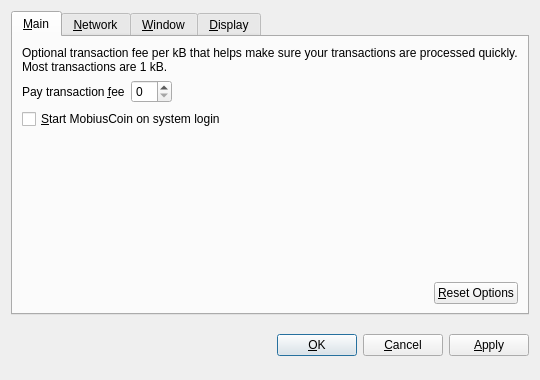
<?xml version="1.0" encoding="UTF-8"?>
<ui version="4.0">
 <class>OptionsDialog</class>
 <widget class="QDialog" name="OptionsDialog">
  <property name="geometry">
   <rect>
    <x>0</x>
    <y>0</y>
    <width>540</width>
    <height>380</height>
   </rect>
  </property>
  <property name="windowTitle">
   <string>Options</string>
  </property>
  <property name="modal">
   <bool>true</bool>
  </property>
  <layout class="QVBoxLayout" name="verticalLayout">
   <item>
    <widget class="QTabWidget" name="tabWidget">
     <property name="tabPosition">
      <enum>QTabWidget::North</enum>
     </property>
     <property name="currentIndex">
      <number>0</number>
     </property>
     <widget class="QWidget" name="tabMain">
      <attribute name="title">
       <string>&amp;Main</string>
      </attribute>
      <layout class="QVBoxLayout" name="verticalLayout_Main">
       <item>
        <widget class="QLabel" name="transactionFeeInfoLabel">
         <property name="text">
          <string>Optional transaction fee per kB that helps make sure your transactions are processed quickly. Most transactions are 1 kB.</string>
         </property>
         <property name="textFormat">
          <enum>Qt::PlainText</enum>
         </property>
         <property name="wordWrap">
          <bool>true</bool>
         </property>
        </widget>
       </item>
       <item>
        <layout class="QHBoxLayout" name="horizontalLayout_1_Main">
         <item>
          <widget class="QLabel" name="transactionFeeLabel">
           <property name="text">
            <string>Pay transaction &amp;fee</string>
           </property>
           <property name="textFormat">
            <enum>Qt::PlainText</enum>
           </property>
           <property name="buddy">
            <cstring>transactionFee</cstring>
           </property>
          </widget>
         </item>
         <item>
          <widget class="BitcoinAmountField" name="transactionFee"/>
         </item>
         <item>
          <spacer name="horizontalSpacer_1_Main">
           <property name="orientation">
            <enum>Qt::Horizontal</enum>
           </property>
           <property name="sizeHint" stdset="0">
            <size>
             <width>40</width>
             <height>20</height>
            </size>
           </property>
          </spacer>
         </item>
        </layout>
       </item>
       <item>
        <widget class="QCheckBox" name="bitcoinAtStartup">
         <property name="toolTip">
          <string>Automatically start MobiusCoin after logging in to the system.</string>
         </property>
         <property name="text">
          <string>&amp;Start MobiusCoin on system login</string>
         </property>
        </widget>
       </item>
       <item>
        <spacer name="verticalSpacer_Main">
         <property name="orientation">
          <enum>Qt::Vertical</enum>
         </property>
         <property name="sizeHint" stdset="0">
          <size>
           <width>20</width>
           <height>40</height>
          </size>
         </property>
        </spacer>
       </item>
       <item>
        <layout class="QHBoxLayout" name="horizontalLayout_2_Main">
         <item>
          <spacer name="horizontalSpacer_2_Main">
           <property name="orientation">
            <enum>Qt::Horizontal</enum>
           </property>
           <property name="sizeHint" stdset="0">
            <size>
             <width>40</width>
             <height>20</height>
            </size>
           </property>
          </spacer>
         </item>
         <item>
          <widget class="QPushButton" name="resetButton">
           <property name="toolTip">
            <string>Reset all client options to default.</string>
           </property>
           <property name="text">
            <string>&amp;Reset Options</string>
           </property>
           <property name="autoDefault">
            <bool>false</bool>
           </property>
          </widget>
         </item>
        </layout>
       </item>
      </layout>
     </widget>
     <widget class="QWidget" name="tabNetwork">
      <attribute name="title">
       <string>&amp;Network</string>
      </attribute>
      <layout class="QVBoxLayout" name="verticalLayout_Network">
       <item>
        <widget class="QCheckBox" name="mapPortUpnp">
         <property name="toolTip">
          <string>Automatically open the MobiusCoin client port on the router. This only works when your router supports UPnP and it is enabled.</string>
         </property>
         <property name="text">
          <string>Map port using &amp;UPnP</string>
         </property>
        </widget>
       </item>
       <item>
        <widget class="QCheckBox" name="connectSocks">
         <property name="toolTip">
          <string>Connect to the MobiusCoin network through a SOCKS proxy (e.g. when connecting through Tor).</string>
         </property>
         <property name="text">
          <string>&amp;Connect through SOCKS proxy:</string>
         </property>
        </widget>
       </item>
       <item>
        <layout class="QHBoxLayout" name="horizontalLayout_Network">
         <item>
          <widget class="QLabel" name="proxyIpLabel">
           <property name="text">
            <string>Proxy &amp;IP:</string>
           </property>
           <property name="textFormat">
            <enum>Qt::PlainText</enum>
           </property>
           <property name="buddy">
            <cstring>proxyIp</cstring>
           </property>
          </widget>
         </item>
         <item>
          <widget class="QValidatedLineEdit" name="proxyIp">
           <property name="maximumSize">
            <size>
             <width>140</width>
             <height>16777215</height>
            </size>
           </property>
           <property name="toolTip">
            <string>IP address of the proxy (e.g. 127.0.0.1)</string>
           </property>
          </widget>
         </item>
         <item>
          <widget class="QLabel" name="proxyPortLabel">
           <property name="text">
            <string>&amp;Port:</string>
           </property>
           <property name="textFormat">
            <enum>Qt::PlainText</enum>
           </property>
           <property name="buddy">
            <cstring>proxyPort</cstring>
           </property>
          </widget>
         </item>
         <item>
          <widget class="QLineEdit" name="proxyPort">
           <property name="maximumSize">
            <size>
             <width>55</width>
             <height>16777215</height>
            </size>
           </property>
           <property name="toolTip">
            <string>Port of the proxy (e.g. 9050)</string>
           </property>
          </widget>
         </item>
         <item>
          <widget class="QLabel" name="socksVersionLabel">
           <property name="text">
            <string>SOCKS &amp;Version:</string>
           </property>
           <property name="textFormat">
            <enum>Qt::PlainText</enum>
           </property>
           <property name="buddy">
            <cstring>socksVersion</cstring>
           </property>
          </widget>
         </item>
         <item>
          <widget class="QValueComboBox" name="socksVersion">
           <property name="toolTip">
            <string>SOCKS version of the proxy (e.g. 5)</string>
           </property>
          </widget>
         </item>
         <item>
          <spacer name="horizontalSpacer_Network">
           <property name="orientation">
            <enum>Qt::Horizontal</enum>
           </property>
           <property name="sizeHint" stdset="0">
            <size>
             <width>40</width>
             <height>20</height>
            </size>
           </property>
          </spacer>
         </item>
        </layout>
       </item>
       <item>
        <spacer name="verticalSpacer_Network">
         <property name="orientation">
          <enum>Qt::Vertical</enum>
         </property>
         <property name="sizeHint" stdset="0">
          <size>
           <width>20</width>
           <height>40</height>
          </size>
         </property>
        </spacer>
       </item>
      </layout>
     </widget>
     <widget class="QWidget" name="tabWindow">
      <attribute name="title">
       <string>&amp;Window</string>
      </attribute>
      <layout class="QVBoxLayout" name="verticalLayout_Window">
       <item>
        <widget class="QCheckBox" name="minimizeToTray">
         <property name="toolTip">
          <string>Show only a tray icon after minimizing the window.</string>
         </property>
         <property name="text">
          <string>&amp;Minimize to the tray instead of the taskbar</string>
         </property>
        </widget>
       </item>
       <item>
        <widget class="QCheckBox" name="minimizeOnClose">
         <property name="toolTip">
          <string>Minimize instead of exit the application when the window is closed. When this option is enabled, the application will be closed only after selecting Quit in the menu.</string>
         </property>
         <property name="text">
          <string>M&amp;inimize on close</string>
         </property>
        </widget>
       </item>
       <item>
        <spacer name="verticalSpacer_Window">
         <property name="orientation">
          <enum>Qt::Vertical</enum>
         </property>
         <property name="sizeHint" stdset="0">
          <size>
           <width>20</width>
           <height>40</height>
          </size>
         </property>
        </spacer>
       </item>
      </layout>
     </widget>
     <widget class="QWidget" name="tabDisplay">
      <attribute name="title">
       <string>&amp;Display</string>
      </attribute>
      <layout class="QVBoxLayout" name="verticalLayout_Display">
       <item>
        <layout class="QHBoxLayout" name="horizontalLayout_1_Display">
         <item>
          <widget class="QLabel" name="langLabel">
           <property name="text">
            <string>User Interface &amp;language:</string>
           </property>
           <property name="textFormat">
            <enum>Qt::PlainText</enum>
           </property>
           <property name="buddy">
            <cstring>lang</cstring>
           </property>
          </widget>
         </item>
         <item>
          <widget class="QValueComboBox" name="lang">
           <property name="toolTip">
            <string>The user interface language can be set here. This setting will take effect after restarting MobiusCoin.</string>
           </property>
          </widget>
         </item>
        </layout>
       </item>
       <item>
        <layout class="QHBoxLayout" name="horizontalLayout_2_Display">
         <item>
          <widget class="QLabel" name="unitLabel">
           <property name="text">
            <string>&amp;Unit to show amounts in:</string>
           </property>
           <property name="textFormat">
            <enum>Qt::PlainText</enum>
           </property>
           <property name="buddy">
            <cstring>unit</cstring>
           </property>
          </widget>
         </item>
         <item>
          <widget class="QValueComboBox" name="unit">
           <property name="toolTip">
            <string>Choose the default subdivision unit to show in the interface and when sending coins.</string>
           </property>
          </widget>
         </item>
        </layout>
       </item>
       <item>
        <widget class="QCheckBox" name="displayAddresses">
         <property name="toolTip">
          <string>Whether to show MobiusCoin addresses in the transaction list or not.</string>
         </property>
         <property name="text">
          <string>&amp;Display addresses in transaction list</string>
         </property>
        </widget>
       </item>
       <item>
        <spacer name="verticalSpacer_Display">
         <property name="orientation">
          <enum>Qt::Vertical</enum>
         </property>
         <property name="sizeHint" stdset="0">
          <size>
           <width>20</width>
           <height>40</height>
          </size>
         </property>
        </spacer>
       </item>
      </layout>
     </widget>
    </widget>
   </item>
   <item>
    <layout class="QHBoxLayout" name="horizontalLayout_Buttons">
     <item>
      <spacer name="horizontalSpacer_1">
       <property name="orientation">
        <enum>Qt::Horizontal</enum>
       </property>
       <property name="sizeHint" stdset="0">
        <size>
         <width>40</width>
         <height>48</height>
        </size>
       </property>
      </spacer>
     </item>
     <item>
      <widget class="QLabel" name="statusLabel">
       <property name="font">
        <font>
         <weight>75</weight>
         <bold>true</bold>
        </font>
       </property>
       <property name="text">
        <string/>
       </property>
       <property name="textFormat">
        <enum>Qt::PlainText</enum>
       </property>
       <property name="wordWrap">
        <bool>true</bool>
       </property>
      </widget>
     </item>
     <item>
      <spacer name="horizontalSpacer_2">
       <property name="orientation">
        <enum>Qt::Horizontal</enum>
       </property>
       <property name="sizeHint" stdset="0">
        <size>
         <width>40</width>
         <height>48</height>
        </size>
       </property>
      </spacer>
     </item>
     <item>
      <widget class="QPushButton" name="okButton">
       <property name="text">
        <string>&amp;OK</string>
       </property>
      </widget>
     </item>
     <item>
      <widget class="QPushButton" name="cancelButton">
       <property name="text">
        <string>&amp;Cancel</string>
       </property>
       <property name="autoDefault">
        <bool>false</bool>
       </property>
      </widget>
     </item>
     <item>
      <widget class="QPushButton" name="applyButton">
       <property name="text">
        <string>&amp;Apply</string>
       </property>
       <property name="autoDefault">
        <bool>false</bool>
       </property>
      </widget>
     </item>
    </layout>
   </item>
  </layout>
 </widget>
 <customwidgets>
  <customwidget>
   <class>BitcoinAmountField</class>
   <extends>QSpinBox</extends>
   <header>bitcoinamountfield.h</header>
  </customwidget>
  <customwidget>
   <class>QValueComboBox</class>
   <extends>QComboBox</extends>
   <header>qvaluecombobox.h</header>
  </customwidget>
  <customwidget>
   <class>QValidatedLineEdit</class>
   <extends>QLineEdit</extends>
   <header>qvalidatedlineedit.h</header>
  </customwidget>
 </customwidgets>
 <resources/>
 <connections/>
</ui>
